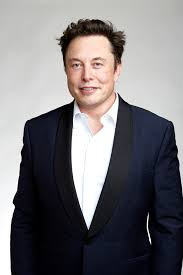
#> input picture P03/in_images/image_02.jpg, 183 x 275 px
$ python banal.py in_images/image_02.jpg
#> lines starting #> are read from the running program, lines starting #| are printed output that depends on the picture; after the words box and inside, x2 and y2 are one past the last pixel; in counts of white or black regions, pixels touching at a corner belong together
import cv2 as cv
import numpy as np
import sys

def main():
    file = sys.argv[1]
    image = cv.imread(file, 0)
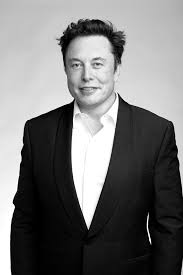
#> image: shape (275, 183); min 0, max 255, mean 117.2
    cv.imshow("Initial Load", image);
    filter = cv.Canny(image, 50, 150, 3)
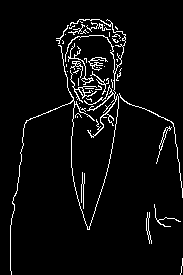
#> filter: shape (275, 183); 4.6% white in thin lines or dots, all inside (x1, y1, x2, y2) = (10, 19, 183, 275)
    hough_lines = cv.HoughLinesP(filter, 1, np.pi/180, 100, 100, 10)
#> hough_lines = None
    for line in hough_lines:
        x1,y1,x2,y2 = line[0]
        cv.line(image, (x1,y1), (x2,y2), (0,255,255), 2)
#> this loop made 0 passes

    cv.imshow("Lines", image)
    cv.waitKey() #sugma

if __name__ == "__main__":
#> (the run stopped early here; a loop or call above may not have finished)
